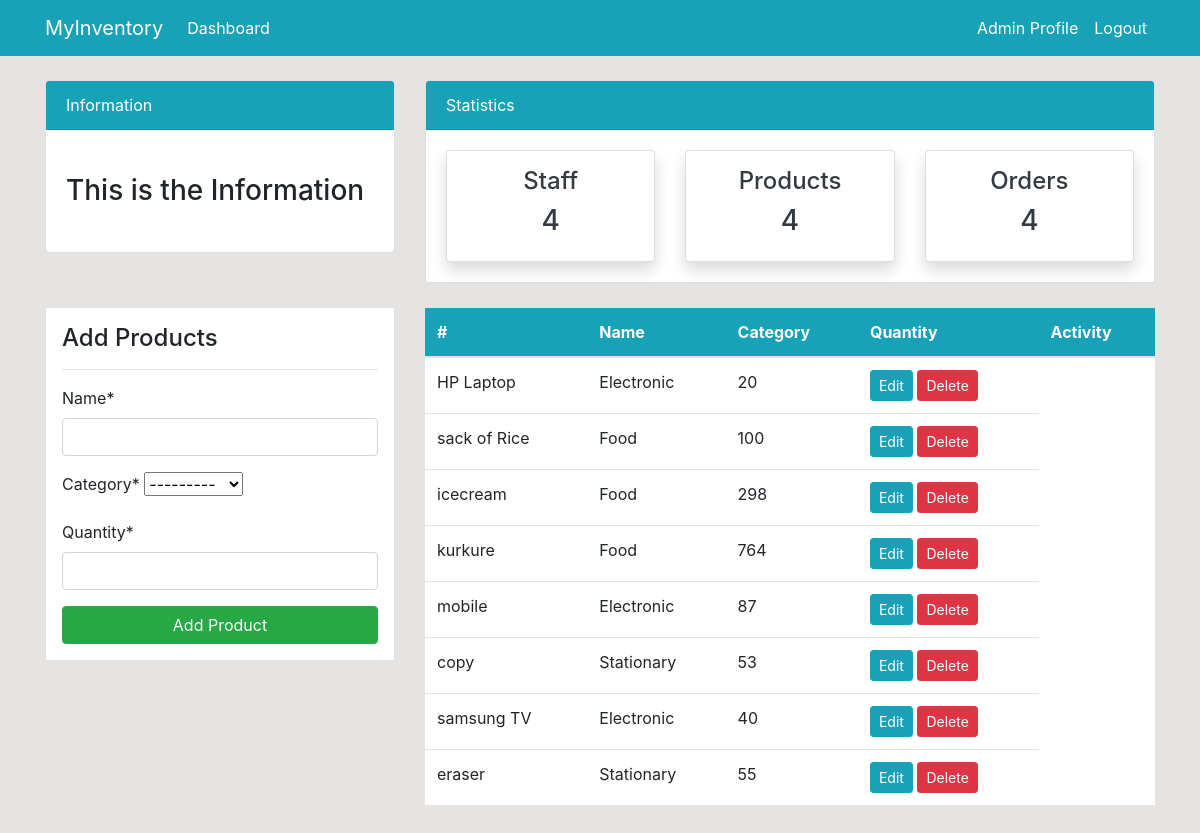
The app's page /product/ with its own data.
### dashboard1/models.py (models this page shows, shortened)
class Product(models.Model):
    name = models.CharField(max_length=100, null=True)
    category = models.CharField(max_length=20, choices=CATEGORY, null=True)
    quantity = models.PositiveIntegerField( null=True)
    class Meta:
        verbose_name_plural = ' Product'

### dashboard1/views.py (the view)
# urls.py: path('product/', views.product, name='dashboard-product'),
def product(request):
    items = Product.objects.all()
    if request.method =='POST':
        form = ProductForm(request.POST)
        if form.is_valid():
            form.save()
            return redirect('dashboard-product')
    else:
        form = ProductForm()
    context={
        'items': items,
        'form': form,
    }
    return render(request, 'dashboard/product.html', context)

### dashboard1/forms.py
class ProductForm(forms.ModelForm):
    class Meta:
        model = Product
        fields = ['name', 'category', 'quantity']

### templates/dashboard/product.html (shortened to what this page needs)
{% extends 'partials/base.html' %}
{% load crispy_forms_tags %}
{% block content %}
{% include 'partials/topnav.html' %}
<div class="container">
    <div class="row my-4">
        <div class="col-md-4">
            <div class="border bg-white p-3">
                <h4>Add Products</h4>
                <hr>
                <form method="POST">
                    {{ form|crispy }}
                <input class="btn btn-success btn-block" type="submit" value="Add Product">
                </form>
            </div>
        </div>
        <div class="col-md-8">
            <table class="table bg-white">
                <thead class="bg-info">
                    <tr class="text-white">
                        <th scope="col">#</th>
                        <th scope="col">Name</th>
                        <th scope="col">Category</th>
                        <th scope="col">Quantity</th>
                        <th scope="col">Activity</th>
                    </tr>
                </thead>
                <tbody>
                    {% for item in items %}
                    <tr>
                        <td>{{ item.name }}</td>
                        <td>{{ item.category }}</td>
                        <td>{{ item.quantity }}</td>
                        <td>
                            <a class="btn btn-info btn-sm" href="{% url 'dashboard-product-update'  item.id %}">Edit</a>
                            <a class="btn btn-danger btn-sm" href="{% url 'dashboard-product-delete'  item.id %}">Delete</a>
                        </td>
                    </tr>
                    {% endfor %}
                </tbody>
            </table>
        </div>
    </div>
</div>
{% endblock %}

### templates/partials/base.html (shortened to what this page needs)
{% load static %}
<!doctype html>
<html lang="en">
  <head>
    <link rel="stylesheet" href="https://cdn.jsdelivr.net/npm/bootstrap@4.6.2/dist/css/bootstrap.min.css">
    <link rel="stylesheet" href="{% static '/style.css' %}">
  </head>
  <body>
    {% include 'partials/nav.html' %}
    {% block content %}
    {% endblock%}
  </body>
</html>

### templates/partials/nav.html (shortened to what this page needs)
<nav class="navbar navbar-expand-lg navbar-info bg-info">
    <div class="container">
        <a class="navbar-brand text-white" href="{% url 'dashboard-index' %}">MyInventory</a>
        <div class="collapse navbar-collapse" id="navbarSupportedContent">
            <ul class="navbar-nav mr-auto">
                <li class="nav-item active">
                    <a class="nav-link text-white" href="{% url 'dashboard-index' %}">Dashboard </a>
                </li>
            </ul>
            <ul class="navbar-nav ml-auto">
                <li class="nav-item active">
                    <a class="nav-link text-white" href="{% url 'user-profile' %}">Admin Profile </a>
                </li>
                <li class="nav-item">
                    <a class="nav-link text-white" href="#">Logout</a>
                </li>
            </ul>
        </div>
    </div>
</nav>

### templates/partials/topnav.html (shortened to what this page needs)
   <div class="container">
    <div class="row mt-4">
        <div class="col-md-4">
            <div class="card">
                <div class="card-header bg-info text-white">
                    Information
                </div>
                <div class="card-body">
                    <marquee behavior="" direction="">
                        <h3 class="my-4">This is the Information</h3>
                    </marquee>
                </div>
            </div>
        </div>
        <div class="col-md-8">
            <div class="card">
                <div class="card-header bg-info text-white">
                    Statistics
                </div>
                <div class="card-body">
                    <div class="row">
                        <div class="col-md-4">
                            <a class="text-decoration-none text-dark" href="{% url 'dashboard-staff' %}">
                                <div class="card my-card shadow text-center p-3">
                                    <h4>Staff </h4>
                                    <h3>4</h3>
                                </div>
                            </a>
                        </div>
                        <div class="col-md-4">
                            <a class="text-decoration-none text-dark" href="{% url 'dashboard-product' %}">
                                <div class="card my-card shadow text-center p-3">
                                    <h4>Products </h4>
                                    <h3>4</h3>
                                </div>
                            </a>
                        </div>
                        <div class="col-md-4">
                            <a class="text-decoration-none text-dark" href="{% url 'dashboard-order' %}">
                                <div class="card my-card shadow text-center p-3">
                                    <h4>Orders </h4>
                                    <h3>4</h3>
                                </div>
                            </a>
                        </div>
                    </div>
                </div>
            </div>
        </div>
    </div>
</div>

### static/style.css (style rules this page uses)
body { background: rgb(230, 227, 227); }

### records on screen
Product: name "HP Laptop", category "Electronic", quantity "20"
Product: name "sack of Rice", category "Food", quantity "100"
Product: name "icecream", category "Food", quantity "298"
Product: name "kurkure", category "Food", quantity "764"
Product: name "mobile", category "Electronic", quantity "87"
Product: name "copy", category "Stationary", quantity "53"
Product: name "samsung TV", category "Electronic", quantity "40"
Product: name "eraser", category "Stationary", quantity "55"
